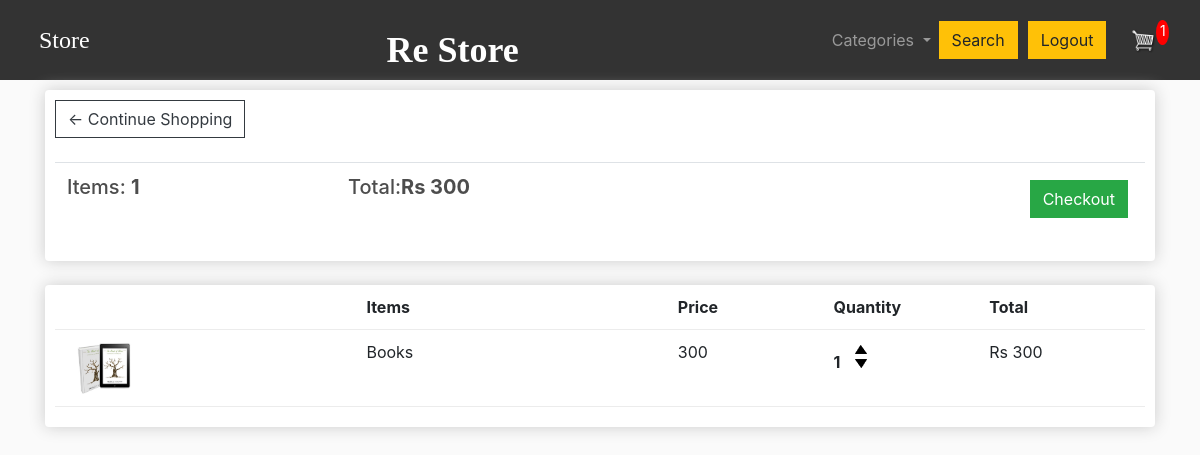
The page /cart/ (signed in) on the database as committed earlier.
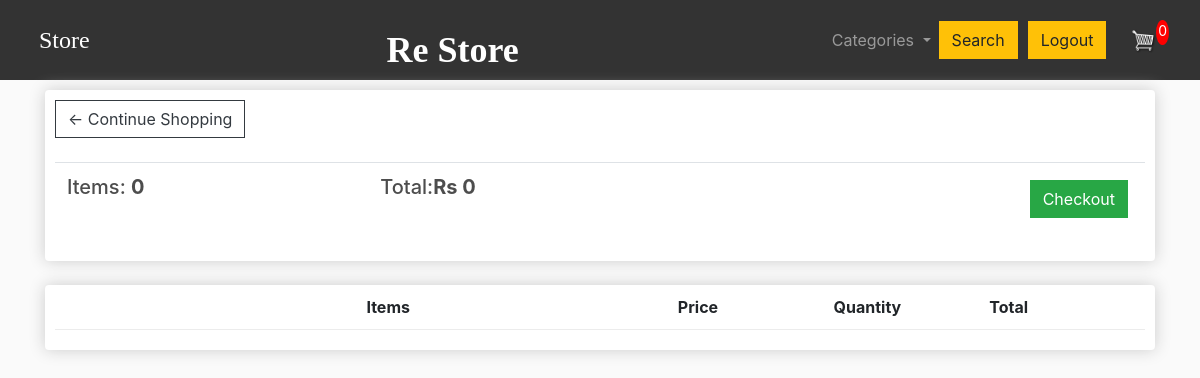
The same page on the database as committed later.
### Store/models.py (models this page shows, shortened)
class Order(models.Model):
	customer = models.ForeignKey(Customer, on_delete=models.SET_NULL, null=True, blank=True)
	date_ordered = models.DateTimeField(auto_now_add=True)
	complete = models.BooleanField(default=False)
	transaction_id = models.CharField(max_length=100, null=True)
	@property
	def get_cart_total(self):
		orderitems = self.orderitem_set.all()
		total = sum([item.get_total for item in orderitems])
		return total
	@property
	def get_cart_items(self):
		orderitems = self.orderitem_set.all()
		total = sum([item.quantity for item in orderitems])
		return total

class OrderItem(models.Model):
	product = models.ForeignKey(Product, on_delete=models.SET_NULL, null=True)
	order = models.ForeignKey(Order, on_delete=models.SET_NULL, null=True)
	quantity = models.IntegerField(default=0, null=True, blank=True)
	date_added = models.DateTimeField(auto_now_add=True)
	@property
	def get_total(self):
		total = self.product.price * self.quantity
		return total

class Product(models.Model):
	name = models.CharField(max_length=200)
	category = models.ForeignKey(Category, on_delete=models.CASCADE, default=1)
	price = models.DecimalField(max_digits=7, decimal_places=0)  # Store prices with 0 decimal places
	digital = models.BooleanField(default=False,null=True, blank=True)
	image = models.ImageField(null=True, blank=True)
	@property
	def imageURL(self):
		try:
			url = self.image.url
		except:
			url = ''
		return url

### Store/views.py (the view)
# urls.py: path('cart/',views.cart,name="cart"),
def cart(request):
    data = cartData(request)
    cartItems = data['cartItems']
    order = data['order']
    items = data['items']
    context = {'items': items, 'order': order, 'cartItems': cartItems}
    return render(request, 'store/cart.html', context)

### Store/utils.py (called while the page is built)
def cartData(request):
    if request.user.is_authenticated:
        customer = request.user.customer
        order, created = Order.objects.get_or_create(customer=customer, complete=False)
        items = order.orderitem_set.all()
        cartItems = order.get_cart_items
    else:
        cookieData = cookieCart(request)
        cartItems = cookieData['cartItems']
        order = cookieData['order']
        items = cookieData['items']
    return {'cartItems': cartItems, 'order': order, 'items': items}

### Store/templates/store/cart.html
{% extends 'store/main.html' %}
{% load static %}
{% block content %}
	<div class="row">
		<div class="col-lg-12">
			<div class="box-element">
				<a  class="btn btn-outline-dark" href="{% url 'store' %}">&#x2190; Continue Shopping</a>
				<br>
				<br>
				<table class="table">
					<tr>
						<th><h5>Items: <strong>{{order.get_cart_items}}</strong></h5></th>
						<th><h5>Total:<strong>Rs {{order.get_cart_total}}</strong></h5></th>
						<th>
							<a  style="float:right; margin:5px;" class="btn btn-success" href="{% url 'checkout' %}">Checkout</a>
						</th>
					</tr>
				</table>
			</div>
			<br>
			<div class="box-element">
				<div class="cart-row">
					<div style="flex:2"></div>
					<div style="flex:2"><strong>Items</strong></div>
					<div style="flex:1"><strong>Price</strong></div>
					<div style="flex:1"><strong>Quantity</strong></div>
					<div style="flex:1"><strong>Total</strong></div>
				</div>
{% for item in items %}
				<div class="cart-row">
					<div style="flex:2"><img class="row-image" src="{{item.product.imageURL}}"></div>
					<div style="flex:2"><p>{{item.product.name}}</p></div>
					<div style="flex:1"><p>{{item.product.price}}</p></div>
					<div style="flex:1">
						<p class="quantity">{{item.quantity}}</p>
						<div class="quantity">
							<img data-product="{{item.product.id}}" data-action="add" class="chg-quantity update-cart" src="{% static  'images/arrow-up.png' %}">
							<img data-product="{{item.product.id}}" data-action="remove" class="chg-quantity update-cart" src="{% static  'images/arrow-down.png' %}">
						</div>
					</div>
					<div style="flex:1"><p>Rs {{item.get_total}}</p></div>
				</div>
{% endfor %}
			</div>
		</div>
	</div>
{% endblock content %}

Rows that differ between the two databases and show on the page:
no longer on this page (row edited): Order: get_cart_items "1", get_cart_total "300"
no longer on this page (row edited): OrderItem: product.imageURL (picture), product.name "Books", product.price "300", quantity "1", get_total "300"
added Order: get_cart_items "0", get_cart_total "0"
Other text that changed with them:
{{ cartItems }}: "1" → "0"
